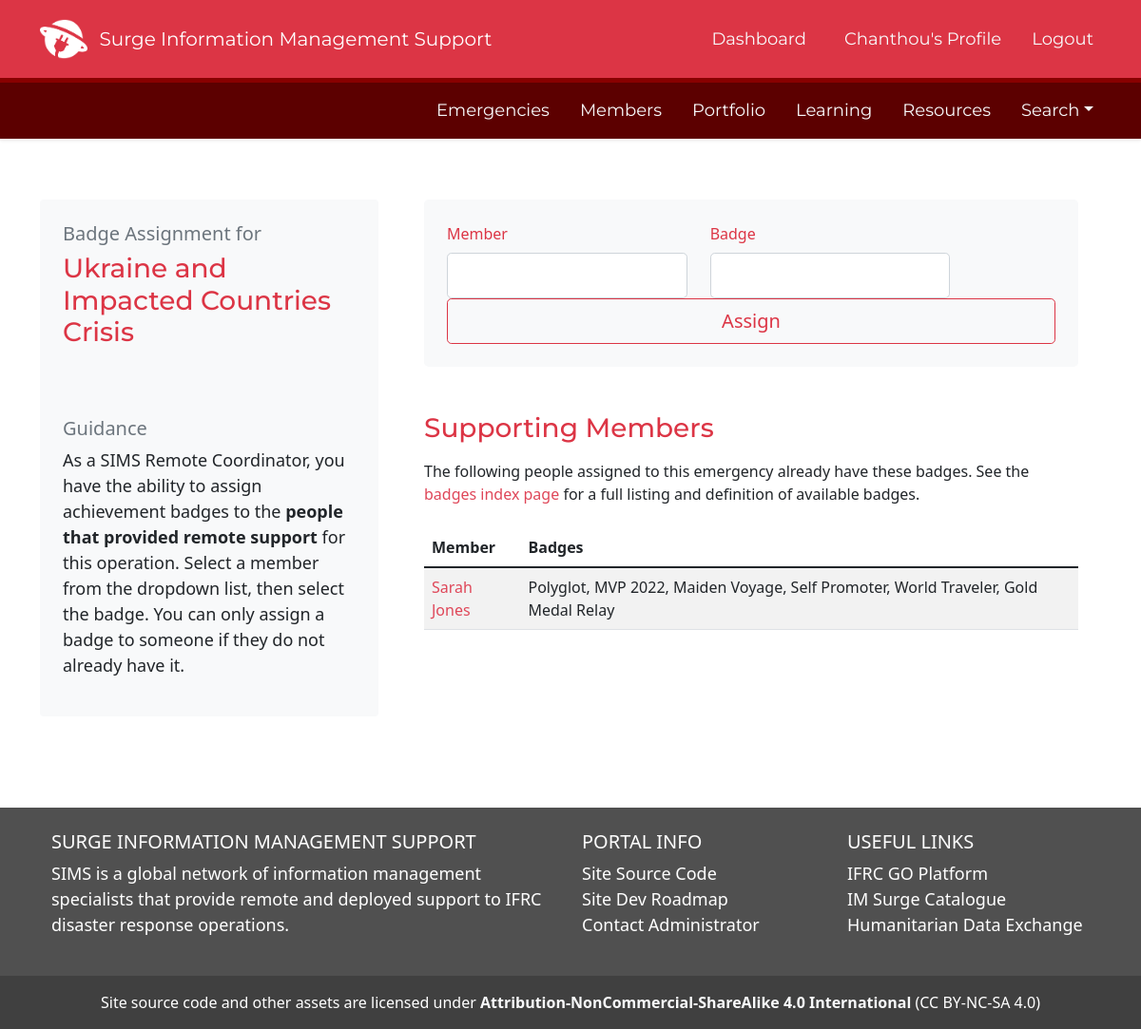
Screenshot of /badge_assignment_simsco/4 (signed in) with the database file from the repository.
### SIMS_Portal/models.py (models this page shows, shortened)
class User(db.Model, UserMixin):
	__tablename__ = 'user'
	id = db.Column(db.Integer, primary_key=True)
	firstname = db.Column(db.String(40), nullable=False)
	lastname = db.Column(db.String(40), nullable=False)
	status = db.Column(db.String(20), default='Pending')
	birthday = db.Column(db.Date)
	email = db.Column(db.String(120), unique=True, nullable=False)
	password = db.Column(db.String(60), nullable=False)
	molnix_id = db.Column(db.Integer)
	job_title = db.Column(db.String(120))
	unit = db.Column(db.String(120))
	bio = db.Column(db.Text)
	is_admin = db.Column(db.Boolean, default=False)
	roles = db.Column(db.String(1000))
	languages = db.Column(db.String(1000))
	image_file = db.Column(db.String(20), nullable=False, default='default.png')
	twitter = db.Column(db.String(120))
	slack_id = db.Column(db.String(120))
	github = db.Column(db.String(120))
	linked_in = db.Column(db.String(120))
	messaging_number_country_code = db.Column(db.Integer)
	messaging_number = db.Column(db.Integer)
	ns_id = db.Column(db.Integer, db.ForeignKey('nationalsociety.ns_go_id'))
	assignments = db.relationship('Assignment', backref='assigned_member')
	products = db.relationship('Portfolio', backref='creator', lazy=True)
	skills = db.relationship('Skill', secondary='user_skill', backref='members_with_skill')
	languages = db.relationship('Language', secondary='user_language', backref='members_with_language')
	badges = db.relationship('Badge', secondary='user_badge', backref='members_with_badge')
	working_groups = db.relationship('WorkingGroup', secondary='user_workinggroup', backref='members_with_workinggroup')
	created_at = db.Column(db.DateTime, server_default=func.now())
	updated_at = db.Column(db.DateTime, onupdate=func.now())
	fullname = column_property(firstname + " " + lastname)
	@hybrid_property
	def fullname(self):
		return self.firstname + " " + self.lastname

class Emergency(db.Model):
	__tablename__ = 'emergency'
	id = db.Column(db.Integer, primary_key=True)
	emergency_name = db.Column(db.String(100), nullable=False)
	emergency_status = db.Column(db.String(100), nullable=False, default='Active')
	emergency_glide = db.Column(db.String(20))
	emergency_go_id = db.Column(db.Integer)
	emergency_location_id = db.Column(db.Integer)
	emergency_review_id = db.Column(db.Integer)
	activation_details = db.Column(db.String(1000))
	slack_channel = db.Column(db.String)
	dropbox_url = db.Column(db.String)
	trello_url = db.Column(db.String)
	emergency_type_id = db.Column(db.Integer, db.ForeignKey('emergencytype.id'))
	emergency_products = db.relationship('Portfolio', backref='emergency_response', lazy=True)
	assigned_to = db.relationship('Assignment', backref='assigned_emergency', lazy=True)
	story_id = db.relationship('Story', backref='associated_story', lazy=True)
	created_at = db.Column(db.DateTime, server_default=func.now())
	updated_at = db.Column(db.DateTime, onupdate=func.now())

### SIMS_Portal/main/routes.py (the view, shortened to what this page needs)
@main.route('/badge_assignment_simsco/<int:dis_id>', methods=['GET', 'POST'])
@login_required
def badge_assignment_sims_co(dis_id):
	badge_form = BadgeAssignmentViaSIMSCoForm()
	event_name = db.session.query(Emergency).filter(Emergency.id == dis_id).first()
	assigned_badges = db.engine.execute("SELECT u.id, u.firstname, u.lastname, GROUP_CONCAT(b.name, ', ') as badges FROM user u JOIN user_badge ub ON ub.user_id = u.id JOIN badge b ON b.id = ub.badge_id JOIN assignment a ON a.user_id = u.id JOIN emergency e ON e.id = a.emergency_id WHERE u.status = 'Active' AND e.id = {} AND a.role = 'Remote IM Support' GROUP BY u.id ORDER BY u.firstname".format(dis_id))
	assigned_members = db.session.query(Emergency, Assignment, User).join(Assignment, Assignment.emergency_id == Emergency.id).join(User, User.id == Assignment.user_id).filter(Emergency.id == dis_id).all()
	sims_co_ids = db.session.query(User, Assignment, Emergency).join(Assignment, Assignment.user_id == User.id).join(Emergency, Emergency.id == Assignment.emergency_id).filter(Emergency.id == dis_id, Assignment.role == 'SIMS Remote Coordinator').all()
	sims_co_list = []
	for coordinator in sims_co_ids:
		sims_co_list.append(coordinator.User.id)
	if current_user.id in sims_co_list:
		user_is_sims_co = True
	else:
		user_is_sims_co = False
	if request.method == 'GET' and current_user.id in sims_co_list:
		query = User.query.join(Assignment, Assignment.user_id == User.id).join(Emergency, Emergency.id == Assignment.emergency_id).filter(Emergency.id == dis_id, Assignment.role == 'Remote IM Support')
		badge_form.user_name.query = query
		return render_template('emergency_badge_assignment.html', title='Assign Badges', user_is_sims_co=user_is_sims_co, assigned_members=assigned_members, event_name=event_name, badge_form=badge_form, assigned_badges=assigned_badges)
	else:
		list_of_admins = db.session.query(User).filter(User.is_admin==1).all()
		return render_template('errors/403.html', list_of_admins=list_of_admins, user_is_sims_co=user_is_sims_co, event_name=event_name, sims_co_ids=sims_co_ids), 403

### SIMS_Portal/main/forms.py
class BadgeAssignmentViaSIMSCoForm(FlaskForm):
	user_name = QuerySelectField('Member', query_factory=lambda:User.query.order_by(User.firstname).filter(User.status == 'Active').all(), get_label='fullname', allow_blank=True)
	badge_name = QuerySelectField('Badge', query_factory=lambda:Badge.query.order_by(Badge.name).all(), get_label='name', allow_blank=True)
	submit_badge = SubmitField('Assign')

### SIMS_Portal/models.py (called while the page is built)
@login_manager.user_loader
def load_user(user_id):
	return User.query.get(int(user_id))

### SIMS_Portal/templates/emergency_badge_assignment.html (shortened to what this page needs)
{% extends "layout.html" %}
{% block content %}
<div class="container">
	<div class="row my-5">
		<div class="col col-md-4 rounded rounded-3">
			<div class="card border-0 p-4 bg-light">
				<div class="row">
					<h5 class="text-secondary">Badge Assignment for</h5>
					<h3 class="text-danger Montserrat mb-5">{{event_name.emergency_name}}</h3>
				</div>
				<div class="row">
					<h5 class="text-secondary mt-4">Guidance</h5>
					<p class="text-dark">As a SIMS Remote Coordinator, you have the ability to assign achievement badges to the <span class='fw-bold'>people that provided remote support</span> for this operation. Select a member from the dropdown list, then select the badge. You can only assign a badge to someone if they do not already have it.</p>
				</div>
			</div>
		</div>
		<div class="col mx-4">
			<div class='mb-5'>
				<form action="" method="POST" enctype="multipart/form-data" class="bg-light text-light p-4 rounded-3" novalidate>
					  <div class='row'>
						<div class='col-md-5'>{{ badge_form.user_name.label(class="form-control-label pb-2 text-danger") }}</div>
						<div class='col-md-5'>{{ badge_form.badge_name.label(class="form-control-label pb-2 text-danger") }}</div>
						<div class='col'></div>
					</div>
					<div class='row'>
						<div class='col-md-5'>{{ badge_form.user_name(class="form-control form-control-lg") }} </div>
						<div class='col-md-5'>{{ badge_form.badge_name(class="form-control form-control-lg") }}</div>
						<div class='col'>{{ badge_form.submit_badge(class="btn btn-lg btn-outline-danger w-100") }}</div>
					</div>
				  </form>
			</div>
			<h3 class='text-danger my-3 Montserrat'>Supporting Members</h3>
			The following people assigned to this emergency already have these badges. See the <a href='/badges'>badges index page</a> for a full listing and definition of available badges.
			  <table class='table table-striped mt-4'>
				  <thead>
					  <tr>
						  <th>Member</th>
						  <th>Badges</th>
					  </tr>
				  </thead>
				  <tbody>
					  {% for user in assigned_badges %}
						  <tr>
							  <td><a href='/profile/view/{{user.id}}'>{{user.firstname}} {{user.lastname}}</a></td>
							  <td>{{user.badges}}</td>
						  </tr>
					  {% endfor %}
				  </tbody>
			  </table>
		</div>
	</div>
</div>
{% endblock content %}

### SIMS_Portal/templates/layout.html (shortened to what this page needs)
<!DOCTYPE html>
<html lang="en">
<head>
	<link href="https://cdn.jsdelivr.net/npm/bootstrap@5.1.3/dist/css/bootstrap.min.css" rel="stylesheet">
	<link rel="stylesheet" type="text/css" href="https://cdn.datatables.net/1.12.1/css/jquery.dataTables.css">
	<link rel="stylesheet" type="text/css" href="{{ url_for('static', filename='css/main.css') }}">
	<link rel="stylesheet" href="https://cdn.jsdelivr.net/npm/bootstrap-icons@1.8.3/font/bootstrap-icons.css">
	<link rel="stylesheet" href="https://cdn.jsdelivr.net/npm/fullcalendar@5.11.0/main.min.css">
	<link rel="stylesheet" href="https://maxcdn.bootstrapcdn.com/font-awesome/4.7.0/css/font-awesome.min.css">
</head>
<body class="d-flex flex-column min-vh-100" data-spy="scroll" data-target=".card" data-offset="50">
	<header>
	<nav id="navbar_top" class="navbar navbar-expand-md navbar-dark bg-danger navbar-static-top py-3">
	 <div class="container">
		 <img src='/static/assets/img/SIMS-Logo-Dark.png' height='50px'>&nbsp &nbsp
		{% if current_user.is_authenticated %}
			<a class="navbar-brand" href="/dashboard" style="font-family: 'Montserrat';">Surge Information Management Support</a>
		{% else %}
			<a class="navbar-brand" href="/" style="font-family: 'Montserrat';">Surge Information Management Support</a>
		{% endif %}
	  <div class="collapse navbar-collapse" id="main_nav">
		<ul class="navbar-nav ms-auto">
			{% if current_user.is_authenticated %}
				{% if request.path == '/dashboard' %}
					<li class="nav-item px-3"><button type="button" class="btn btn-light" style="font-family: 'Montserrat';">Dashboard</button></li>
				{% else %}
					<li class="nav-item px-3"><a class="nav-link text-light" href="/dashboard" style="font-family: 'Montserrat';"> Dashboard </a></li>
				{% endif %}
				{% if '/profile_edit/' in request.path %}
				<li class="nav-item px-3"> </li>
				{% elif request.path == '/profile' %}
					<li class="nav-item px-2"><button type="button" class="btn btn-light" style="font-family: 'Montserrat';">{{ current_user.firstname }}'s Profile</button></li>
				{% else %}
				<li class="nav-item px-2"><a class="nav-link text-light" href="/profile" style="font-family: 'Montserrat';"> {{ current_user.firstname }}'s Profile </a></li>
				{% endif %}
				<li class="nav-item ps-2"><a class="nav-link text-light" href="/logout" style="font-family: 'Montserrat';"> Logout </a></li>
			{% endif %}
		</ul>
	  </div>
	</nav>
	{% if current_user.is_authenticated %}
	<nav id="navbar_top_login" class="navbar navbar-expand-sm box-shadow shadow-sm navbar-dark sticky-top mb-2">
	 <div class="container">
	  <div class="collapse navbar-collapse" id="main_nav">
			<ul class="navbar-nav ms-auto">
				{% if '/emergencies/all' in request.path %}
					<li class="nav-item px-2"><button type="button" class="btn btn-light" style="font-family: 'Montserrat';">Emergencies</button></li>
				{% else %}
					<li class="nav-item px-2"><a class="nav-link text-light" href="{{ url_for('emergencies.view_all_emergencies')}}" style="font-family: 'Montserrat';">Emergencies</a></li>
				{% endif %}
				{% if '/members/all' in request.path %}
					<li class="nav-item px-2"><button type="button" class="btn btn-light" style="font-family: 'Montserrat';">Members</button></li>
				{% else %}
					<li class="nav-item px-2"><a class="nav-link text-light" href="{{ url_for('users.members_all')}}" style="font-family: 'Montserrat';">Members</a></li>
				{% endif %}
				{% if '/all_products' in request.path %}
					<li class="nav-item px-2"><button type="button" class="btn btn-light" style="font-family: 'Montserrat';">Portfolio</button></li>
				{% else %}
					<li class="nav-item px-2"><a class="nav-link text-light" href="{{ url_for('portfolios.all_products')}}" style="font-family: 'Montserrat';">Portfolio</a></li>
				{% endif %}
				{% if '/learning' in request.path %}
					<li class="nav-item px-2"><button type="button" class="btn btn-light" style="font-family: 'Montserrat';">Learning</button></li>
				{% else %}
					<li class="nav-item px-2"><a class="nav-link text-light" href="{{ url_for('main.learning')}}" style="font-family: 'Montserrat';">Learning</a></li>
				{% endif %}
				{% if '/resources' in request.path %}
					<li class="nav-item px-2"><button type="button" class="btn btn-light" style="font-family: 'Montserrat';">Resources</button></li>
				{% else %}
					<li class="nav-item px-2"><a class="nav-link text-light" href="{{ url_for('main.resources')}}" style="font-family: 'Montserrat';">Resources</a></li>
				{% endif %}
					<li class="nav-item dropdown ps-2 pl-3">
						<a class="nav-link dropdown-toggle text-light" href="#" id="navbarDropdown" role="button" data-toggle="dropdown" aria-haspopup="true" aria-expanded="false" style="font-family: 'Montserrat';">Search</a>
					</li>
			</ul>
		</div>
	  </div>
	</nav>
	{% endif %}
	</header>
	{% block content %}{% endblock %}
	<br><br>
	<footer class="text-white text-center text-lg-start mt-auto" style='background: #505050'>
	  <div class="container p-4">
		<div class="row">
		  <div class="col-lg-6 col-md-12 mb-4 mb-md-0">
			<h5 class="text-uppercase">Surge Information Management Support</h5>
			<p>
			  SIMS is a global network of information management specialists that provide remote and deployed support to IFRC disaster response operations.
			</p>
		  </div>
		  <div class="col-lg-3 col-md-6 mb-4 mb-md-0">
			<h5 class="text-uppercase">Portal Info</h5>
			<ul class="list-unstyled mb-0">
			  <li>
				<a href="https://github.com/JonathanGarro/SIMS-Portal-Neo" class="text-white">Site Source Code</a>
			  </li>
			  <li>
				<a href="https://trello.com/b/zzwVdwoY/sims-portal-development-roadmap" class="text-white">Site Dev Roadmap</a>
			  </li>
			  <li>
				<a href="#!" class="text-white">Contact Administrator</a>
			  </li>
			</ul>
		  </div>
		  <div class="col-lg-3 col-md-6 mb-4 mb-md-0">
			  <h5 class="text-uppercase">Useful Links</h5>
			  <ul class="list-unstyled mb-0">
				<li>
				  <a href="https://go.ifrc.org" class="text-white">IFRC GO Platform</a>
				</li>
				<li>
				  <a href="https://go.ifrc.org/deployments/catalogue/infoMgt" class="text-white">IM Surge Catalogue</a>
				</li>
				<li>
				  <a href="https://data.humdata.org" class="text-white">Humanitarian Data Exchange</a>
				</li>
			  </ul>
			</div>
		</div>
	  </div>
	  <div class="text-center p-3" style="background-color: rgba(0, 0, 0, 0.2);">
		Site source code and other assets are licensed under <a href='http://creativecommons.org/licenses/by-nc-sa/4.0/' class='text-light fw-bold'> Attribution-NonCommercial-ShareAlike 4.0 International</a> (CC BY-NC-SA 4.0)
	  </div>
	</footer>
</body>
</html>

### SIMS_Portal/static/css/main.css (style rules this page uses)
a { text-decoration: none; color: #df4759 }
a:link { text-decoration: none; color: #df4759 }
body { position: relative; }
p { font-size: 18px; }
li { font-size: 18px; }
#navbar_top_login { background: #5c0000 !important; }
.card { width: 100%; }
#navbar_top { border-bottom: 5px solid #890000; }
.Montserrat { font-family: 'Montserrat'; }

### rows the page displays
User: firstname "Chanthou"
Emergency: emergency_name "Ukraine and Impacted Countries Crisis"
User: firstname "Sarah", lastname "Jones", badges "Polyglot, MVP 2022, Maiden Voyage, Self Promoter, World Traveler, Gold Medal Relay"
